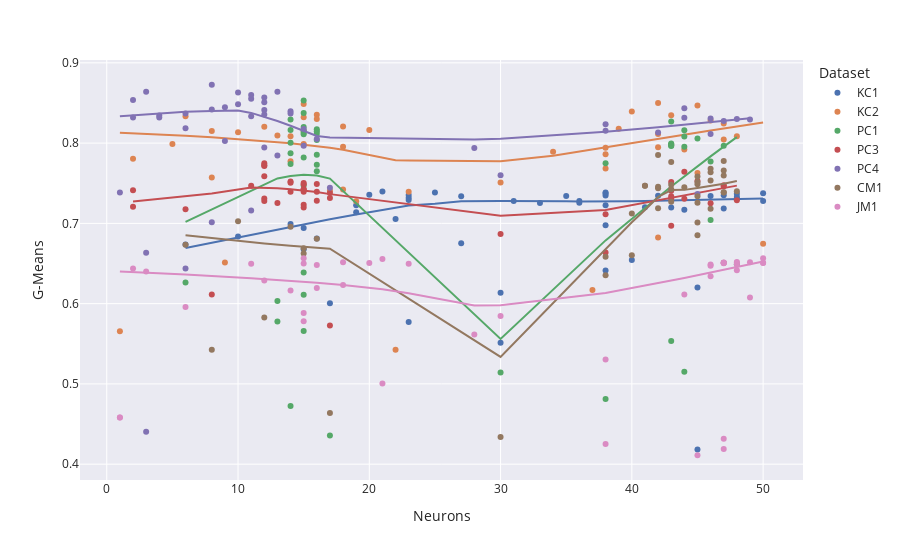

Notebook source saved alongside this figure:
### Code cell
test = hyperparam[(hyperparam['G-Means'] > 0.4)]
# test = hyperparam[(hyperparam['G-Means'] != 0)]
fig = px.scatter(test, x="Neurons", y="G-Means", trendline="lowess", template="seaborn", color_continuous_scale=px.colors.diverging.Tealrose,color="Dataset")
fig.show()
